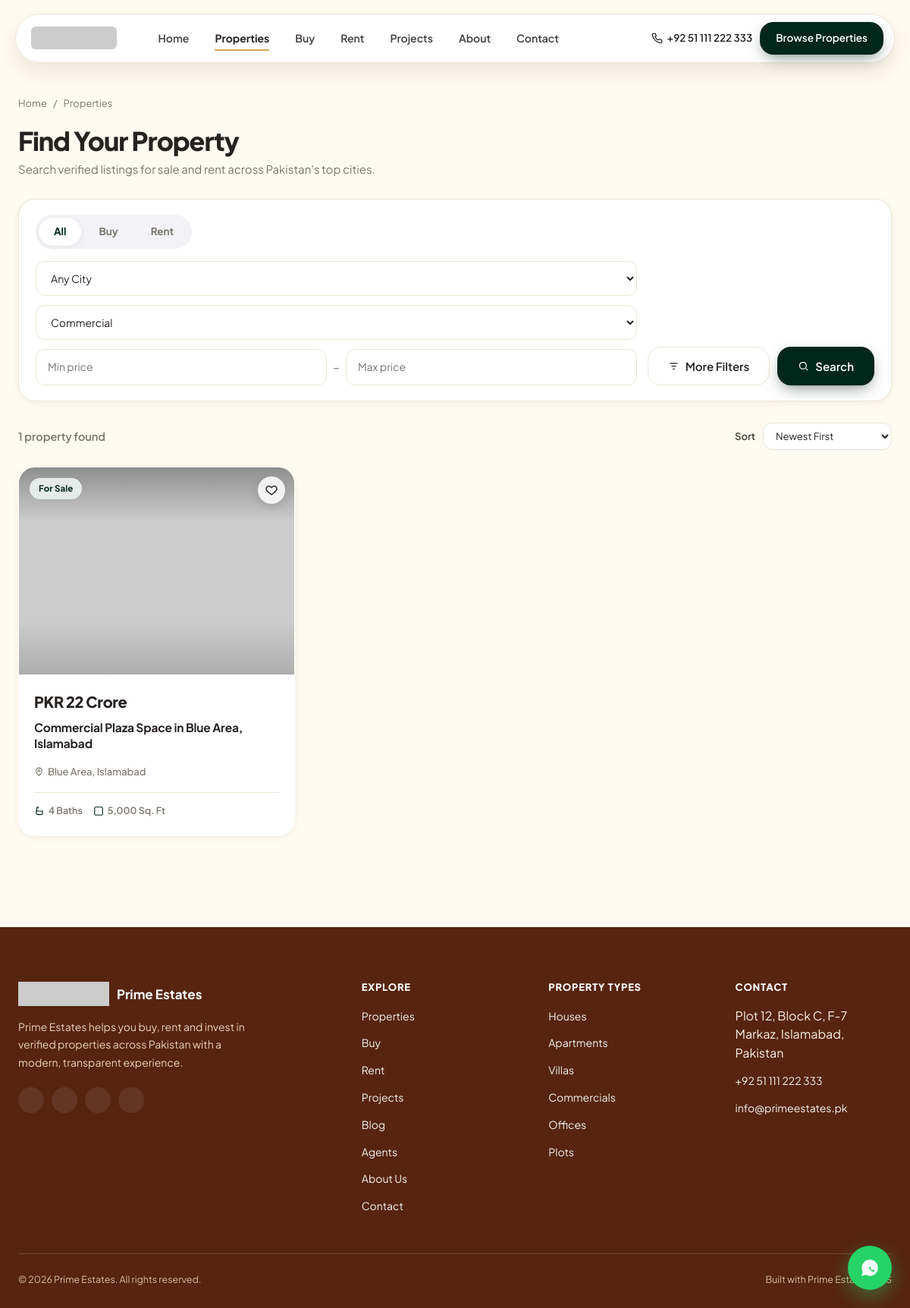
Page /properties?type=commercial on the committed database.
### tables this page shows
CREATE TABLE `menus` (
    `id` INT UNSIGNED AUTO_INCREMENT PRIMARY KEY,
    `location` ENUM('header','footer') NOT NULL DEFAULT 'header',
    `label` VARCHAR(100) NOT NULL,
    `url` VARCHAR(255) NOT NULL,
    `sort_order` INT NOT NULL DEFAULT 0,
    `target` VARCHAR(10) NOT NULL DEFAULT '_self',
    `parent_id` INT UNSIGNED NULL,
    `is_active` TINYINT(1) NOT NULL DEFAULT 1,
    KEY `idx_menus_location` (`location`,`is_active`,`sort_order`),
    CONSTRAINT `fk_menus_parent` FOREIGN KEY (`parent_id`) REFERENCES `menus`(`id`) ON DELETE CASCADE
);

CREATE TABLE `properties` (
    `id` INT UNSIGNED AUTO_INCREMENT PRIMARY KEY,
    `title` VARCHAR(200) NOT NULL,
    `slug` VARCHAR(220) NOT NULL,
    `property_type_id` INT UNSIGNED NULL,
    `purpose` ENUM('sale','rent') NOT NULL DEFAULT 'sale',
    `price` DECIMAL(15,2) NOT NULL DEFAULT 0,
    `price_label` VARCHAR(100) NULL,
    `currency` VARCHAR(10) NOT NULL DEFAULT 'PKR',
    `status` ENUM('available','sold','rented','under_offer') NOT NULL DEFAULT 'available',
    `is_featured` TINYINT(1) NOT NULL DEFAULT 0,
    `is_published` TINYINT(1) NOT NULL DEFAULT 1,
    `city_id` INT UNSIGNED NULL,
    `area_id` INT UNSIGNED NULL,
    `address` VARCHAR(255) NULL,
    `latitude` DECIMAL(10,7) NULL,
    `longitude` DECIMAL(10,7) NULL,
    `map_url` VARCHAR(500) NULL,
    `bedrooms` SMALLINT UNSIGNED NULL,
    `bathrooms` SMALLINT UNSIGNED NULL,
    `kitchens` SMALLINT UNSIGNED NULL,
    `parking_spaces` SMALLINT UNSIGNED NULL,
    `floors` SMALLINT UNSIGNED NULL,
    `area_size` DECIMAL(10,2) NULL,
    `area_unit` VARCHAR(20) NOT NULL DEFAULT 'Marla',
    `covered_area` DECIMAL(10,2) NULL,
    `lot_area` DECIMAL(10,2) NULL,
    `year_built` YEAR NULL,
    `furnished_status` ENUM('unfurnished','semi_furnished','furnished') NOT NULL DEFAULT 'unfurnished',
    `short_description` VARCHAR(500) NULL,
    `description` LONGTEXT NULL,
    `video_url` VARCHAR(255) NULL,
    `virtual_tour_url` VARCHAR(255) NULL,
    `agent_id` INT UNSIGNED NULL,
    `seo_title` VARCHAR(255) NULL,
    `seo_description` VARCHAR(500) NULL,
    `seo_keywords` VARCHAR(255) NULL,
    `views_count` INT UNSIGNED NOT NULL DEFAULT 0,
    `created_by` INT UNSIGNED NULL,
    `created_at` TIMESTAMP NOT NULL DEFAULT CURRENT_TIMESTAMP,
    `updated_at` TIMESTAMP NOT NULL DEFAULT CURRENT_TIMESTAMP ON UPDATE CURRENT_TIMESTAMP,
    UNIQUE KEY `uq_properties_slug` (`slug`),
    KEY `idx_properties_search` (`purpose`,`status`,`is_published`,`property_type_id`,`city_id`),
    KEY `idx_properties_price` (`price`),
    KEY `idx_properties_featured` (`is_featured`,`is_published`),
    FULLTEXT KEY `ft_properties_text` (`title`,`short_description`),
    CONSTRAINT `fk_properties_type` FOREIGN KEY (`property_type_id`) REFERENCES `property_types`(`id`) ON DELETE SET NULL,
    CONSTRAINT `fk_properties_city` FOREIGN KEY (`city_id`) REFERENCES `cities`(`id`) ON DELETE SET NULL,
    CONSTRAINT `fk_properties_area` FOREIGN KEY (`area_id`) REFERENCES `areas`(`id`) ON DELETE SET NULL,
    CONSTRAINT `fk_properties_agent` FOREIGN KEY (`agent_id`) REFERENCES `agents`(`id`) ON DELETE SET NULL,
    CONSTRAINT `fk_properties_creator` FOREIGN KEY (`created_by`) REFERENCES `users`(`id`) ON DELETE SET NULL
);

CREATE TABLE `areas` (
    `id` INT UNSIGNED AUTO_INCREMENT PRIMARY KEY,
    `city_id` INT UNSIGNED NOT NULL,
    `name` VARCHAR(120) NOT NULL,
    `slug` VARCHAR(140) NOT NULL,
    `is_active` TINYINT(1) NOT NULL DEFAULT 1,
    `sort_order` INT NOT NULL DEFAULT 0,
    UNIQUE KEY `uq_areas_city_slug` (`city_id`,`slug`),
    CONSTRAINT `fk_areas_city` FOREIGN KEY (`city_id`) REFERENCES `cities`(`id`) ON DELETE CASCADE
);

CREATE TABLE `cities` (
    `id` INT UNSIGNED AUTO_INCREMENT PRIMARY KEY,
    `name` VARCHAR(100) NOT NULL,
    `slug` VARCHAR(120) NOT NULL,
    `is_active` TINYINT(1) NOT NULL DEFAULT 1,
    `sort_order` INT NOT NULL DEFAULT 0,
    UNIQUE KEY `uq_cities_slug` (`slug`)
);

CREATE TABLE `property_types` (
    `id` INT UNSIGNED AUTO_INCREMENT PRIMARY KEY,
    `name` VARCHAR(100) NOT NULL,
    `slug` VARCHAR(120) NOT NULL,
    `icon` VARCHAR(100) NULL,
    `sort_order` INT NOT NULL DEFAULT 0,
    `is_active` TINYINT(1) NOT NULL DEFAULT 1,
    UNIQUE KEY `uq_property_types_slug` (`slug`)
);

### views/pages/properties.php (the view, shortened to what the rows shown need)
<?php
view('layouts/site-header', ['title' => $title, 'description' => $description, 'heroPage' => $heroPage]);
?>
<div class="container" style="padding-top:126px;padding-bottom:80px;">
    <div class="breadcrumb"><a href="/">Home</a> <span>/</span> <span>Properties</span></div>
    <div class="page-heading">
        <h1>Find Your Property</h1>
        <p>Search verified listings for sale and rent across Pakistan's top cities.</p>
    </div>
    <form id="filterForm" action="/properties" method="get" class="search-toolbar">
        <div class="purpose-toggle" data-purpose-toggle>
            <button type="button" data-val="">All</button>
            <button type="button" data-val="sale">Buy</button>
            <button type="button" data-val="rent">Rent</button>
        </div>
        <div class="search-toolbar-row">
            <div class="search-toolbar-fields">
                <select class="form-control" name="city">
                    <option value="">Any City</option>
                </select>
                <select class="form-control" name="type">
                    <?php foreach ($types as $t): ?><option value="<?= e($t['slug']) ?>" <?= $filters['type'] === $t['slug'] ? 'selected' : '' ?>><?= e($t['name']) ?></option><?php endforeach; ?>
                </select>
                <div class="price-range-field">
                    <input class="form-control" type="number" name="min_price" placeholder="Min price" value="<?= e($filters['min_price']) ?>">
                    <span>–</span>
                    <input class="form-control" type="number" name="max_price" placeholder="Max price" value="<?= e($filters['max_price']) ?>">
                </div>
            </div>
            <div class="search-toolbar-actions">
                <button type="button" class="btn btn-secondary" id="moreFiltersBtn" aria-expanded="false">
                    <svg width="15" height="15" viewBox="0 0 24 24" fill="none" stroke="currentColor" stroke-width="2"><path d="M4 6h16M7 12h10M10 18h4"/></svg>
                    More Filters
                </button>
                <button class="btn btn-primary" type="submit">
                    <svg width="15" height="15" viewBox="0 0 24 24" fill="none" stroke="currentColor" stroke-width="2"><circle cx="11" cy="11" r="7"/><path d="M21 21l-4-4"/></svg>
                    Search
                </button>
            </div>
        </div>
    </form>
    <div class="results-toolbar">
        <div id="resultsCountSlot"><?= (int) $pagination['total'] ?> propert<?= $pagination['total'] === 1 ? 'y' : 'ies' ?> found</div>
        <div class="sort-inline">
            <label class="form-label" for="sortSelect">Sort</label>
            <select class="form-control" id="sortSelect" name="sort" form="filterForm">
                <option value="newest" <?= $filters['sort'] === 'newest' ? 'selected' : '' ?>>Newest First</option>
            </select>
        </div>
    </div>
    <div id="resultsContainer">
        <?php view('pages/_properties-results', ['items' => $items, 'pagination' => $pagination, 'showCount' => false]); ?>
    </div>
</div>
<?php view('layouts/site-footer'); ?>

### core/Router.php (shortened to what the rows shown need)
<?php
final class Router
{
    private array $routes = [];
    public function get(string $pattern, callable $handler): void
    {
        $this->routes['GET'][] = [$pattern, $handler];
    }
    public function post(string $pattern, callable $handler): void
    {
        $this->routes['POST'][] = [$pattern, $handler];
    }
    public function dispatch(string $method, string $path): void
    {
        $path = '/' . trim(rawurldecode(parse_url($path, PHP_URL_PATH) ?: '/'), '/');
        foreach ($this->routes[$method] ?? [] as [$pattern, $handler]) {
            $params = $this->match($pattern, $path);
            if ($params !== null) {
                call_user_func($handler, $params);
                return;
            }
        }
    }
    private function match(string $pattern, string $path): ?array
    {
        $pattern = '/' . trim($pattern, '/');
        if ($pattern === '/') {
            return $path === '/' ? [] : null;
        }
        $paramNames = [];
        $regex = preg_replace_callback('/:([a-zA-Z_]+)/', function ($m) use (&$paramNames) {
            $paramNames[] = $m[1];
            return '([^/]+)';
        }, $pattern);
        if (!preg_match('#^' . $regex . '$#', $path, $matches)) {
            return null;
        }
        array_shift($matches);
        return array_combine($paramNames, array_map('rawurldecode', $matches));
    }
}

### views/layouts/site-header.php (shortened to what the rows shown need)
<?php
$siteName = Settings::get('site_name', 'Real Estate');
$logo = Settings::media('logo_media_id');
$phone = Settings::get('phone', '');
$heroPage = $heroPage ?? false;
$navItems = Menu::forLocation('header');
$currentPath = current_path();
?>
<!doctype html>
<html lang="en">
<head>
<link rel="stylesheet" href="<?= asset('css/base.css') ?>">
<link rel="stylesheet" href="<?= asset('css/components.css') ?>">
</head>
<body>
<header class="site-header <?= $heroPage ? '' : 'nav-solid' ?>">
    <nav class="pill-nav">
        <a class="pill-nav-logo" href="/">
            <?php if ($logo): ?><img src="<?= e($logo) ?>" alt="<?= e($siteName) ?>"><?php else: ?><span><?= e($siteName) ?></span><?php endif; ?>
        </a>
        <ul class="pill-nav-links">
            <?php foreach ($navItems as $item): ?>
                <li><a href="<?= e($item['url']) ?>" target="<?= e($item['target']) ?>" class="<?= $currentPath === $item['url'] ? 'active' : '' ?>"><?= e($item['label']) ?></a></li>
            <?php endforeach; ?>
        </ul>
        <div class="pill-nav-cta">
            <?php if ($phone): ?>
            <a class="nav-phone-link" href="<?= e(tel_link($phone)) ?>">
                <?= e($phone) ?>
            </a>
            <?php endif; ?>
            <a class="btn btn-primary" href="<?= e(Settings::get('hero_cta_url', '/properties')) ?>">Browse Properties</a>
        </div>
    </nav>
</header>

### views/pages/_properties-results.php (shortened to what the rows shown need)
<?php
$showCount = $showCount ?? true;
?>
<?php if ($items): ?>
    <div class="property-grid" style="margin-top:<?= $showCount ? '18px' : '0' ?>;">
        <?php foreach ($items as $property): view('partials/property-card', ['property' => $property]); endforeach; ?>
    </div>
<?php endif; ?>

### views/partials/property-card.php (shortened to what the rows shown need)
<?php
$p = $property;
$url = '/property/' . $p['slug'];
?>
<article class="property-card">
    <a href="<?= e($url) ?>" class="property-card-media">
        <img src="<?= e(media_url($p['primary_image'] ?? null)) ?>" alt="<?= e($p['title']) ?>" loading="lazy">
        <div class="property-card-badges">
            <span class="badge badge-<?= e($p['purpose']) ?>"><?= $p['purpose'] === 'sale' ? 'For Sale' : 'For Rent' ?></span>
        </div>
        <button class="fav-btn" data-property-id="<?= (int) $p['id'] ?>" aria-label="Save to favorites">
            <svg viewBox="0 0 24 24"><path d="M12 21s-7.5-4.6-10-9.1C.6 8.2 2.4 4.5 6 4c2.2-.3 4 .8 6 3 2-2.2 3.8-3.3 6-3 3.6.5 5.4 4.2 4 7.9C19.5 16.4 12 21 12 21z"/></svg>
        </button>
    </a>
    <div class="property-card-body">
        <div class="property-card-price"><?= format_money($p['price'], $p['currency'] ?? 'PKR') ?><?php if (!empty($p['price_label'])): ?> <span><?= e($p['price_label']) ?></span><?php endif; ?></div>
        <h3 class="property-card-title"><a href="<?= e($url) ?>"><?= e($p['title']) ?></a></h3>
        <div class="property-card-location">
            <svg viewBox="0 0 24 24" fill="none" stroke="currentColor" stroke-width="2"><path d="M12 21s7-6.5 7-12a7 7 0 10-14 0c0 5.5 7 12 7 12z"/><circle cx="12" cy="9" r="2.5"/></svg>
            <?= e(trim(($p['area_name'] ?? '') . (!empty($p['area_name']) && !empty($p['city_name']) ? ', ' : '') . ($p['city_name'] ?? ''))) ?: '&mdash;' ?>
        </div>
        <div class="property-card-specs">
            <?php if (!empty($p['bathrooms'])): ?><span><svg viewBox="0 0 24 24" fill="none" stroke="currentColor" stroke-width="2"><path d="M4 12h16M6 12V5a2 2 0 012-2h1v3"/><path d="M5 12v4a4 4 0 004 4h6a4 4 0 004-4v-4"/></svg> <?= (int) $p['bathrooms'] ?> Baths</span><?php endif; ?>
            <?php if (!empty($p['area_size'])): ?><span><svg viewBox="0 0 24 24" fill="none" stroke="currentColor" stroke-width="2"><rect x="3" y="3" width="18" height="18" rx="2"/></svg> <?= rtrim(rtrim(number_format((float) $p['area_size'], 1), '0'), '.') ?> <?= e($p['area_unit'] ?? '') ?></span><?php endif; ?>
        </div>
    </div>
</article>

### views/layouts/site-footer.php (shortened to what the rows shown need)
<?php
$siteName = Settings::get('site_name', 'Real Estate');
$logo = Settings::media('logo_media_id');
$phone = Settings::get('phone', '');
$whatsapp = Settings::get('whatsapp', '');
$email = Settings::get('email', '');
$address = Settings::get('address', '');
$footerDesc = Settings::get('footer_description', '');
$copyright = str_replace('{year}', date('Y'), Settings::get('footer_copyright', '© {year} ' . $siteName));
$footerLinks = Menu::forLocation('footer');
$types = PropertyType::active();
$socials = [
    'facebook_url' => 'facebook', 'instagram_url' => 'instagram', 'linkedin_url' => 'linkedin', 'youtube_url' => 'youtube', 'tiktok_url' => 'tiktok',
];
$socialIcons = [
    'facebook' => '<path d="M15 4h-2a4 4 0 00-4 4v2H7v3h2v7h3v-7h2.5l.5-3H12V8a1 1 0 011-1h2z"/>',
    'instagram' => '<rect x="3" y="3" width="18" height="18" rx="5"/><circle cx="12" cy="12" r="4"/><circle cx="17.5" cy="6.5" r="1"/>',
    'linkedin' => '<rect x="3" y="3" width="18" height="18" rx="2"/><path d="M8 11v5M8 8v.01M12 16v-3a2 2 0 014 0v3M12 16v-5"/>',
    'youtube' => '<rect x="2" y="5" width="20" height="14" rx="4"/><path d="M10 9l5 3-5 3z"/>',
    'tiktok' => '<path d="M9 12a4 4 0 104 4V4a5 5 0 005 5"/>',
];
?>
<footer class="site-footer">
    <div class="container">
        <div class="footer-grid">
            <div>
                <div class="footer-brand">
                    <?php if ($logo): ?><img src="<?= e($logo) ?>" alt=""><?php endif; ?>
                    <span><?= e($siteName) ?></span>
                </div>
                <p class="footer-desc"><?= e($footerDesc) ?></p>
                <div class="footer-social">
                    <?php foreach ($socials as $key => $slug): $url = Settings::get($key, ''); if (!$url) continue; ?>
                        <a href="<?= e($url) ?>" target="_blank" rel="noopener" aria-label="<?= e($slug) ?>">
                            <svg width="15" height="15" viewBox="0 0 24 24" fill="none" stroke="currentColor" stroke-width="1.8"><?= $socialIcons[$slug] ?></svg>
                        </a>
                    <?php endforeach; ?>
                </div>
            </div>
            <div class="footer-col">
                <h4>Explore</h4>
                <ul>
                    <?php foreach ($footerLinks as $link): ?>
                        <li><a href="<?= e($link['url']) ?>"><?= e($link['label']) ?></a></li>
                    <?php endforeach; ?>
                </ul>
            </div>
            <div class="footer-col">
                <h4>Property Types</h4>
                <ul>
                    <?php foreach (array_slice($types, 0, 6) as $t): ?>
                        <li><a href="/properties?type=<?= e($t['slug']) ?>"><?= e($t['name']) ?>s</a></li>
                    <?php endforeach; ?>
                </ul>
            </div>
            <div class="footer-col">
                <h4>Contact</h4>
                <ul>
                    <?php if ($address): ?><li><?= e($address) ?></li><?php endif; ?>
                    <?php if ($phone): ?><li><a href="<?= e(tel_link($phone)) ?>"><?= e($phone) ?></a></li><?php endif; ?>
                    <?php if ($email): ?><li><a href="mailto:<?= e($email) ?>"><?= e($email) ?></a></li><?php endif; ?>
                </ul>
            </div>
        </div>
        <div class="footer-bottom">
            <span><?= e($copyright) ?></span>
            <span>Built with Prime Estates CMS</span>
        </div>
    </div>
</footer>
<?php if ($whatsapp): ?>
<a class="whatsapp-float" href="<?= e(whatsapp_link($whatsapp, Settings::get('whatsapp_default_message', 'Hello, I am interested in your properties.'))) ?>" target="_blank" rel="noopener" aria-label="Chat on WhatsApp">
</a>
<?php endif; ?>
</body>
</html>

### rows in the picture
menus: label "Home"
menus: label "Properties"
menus: label "Buy"
menus: label "Rent"
menus: label "Projects"
menus: label "About"
menus: label "Contact"
properties: purpose "For Sale", format_money($p['price'], $p['currency'] ?? 'PKR') "PKR 22 Crore", title "Commercial Plaza Space in Blue Area, Islamabad", area.name "Blue Area, Islamabad", bathrooms "4", area_size "5,000", area_unit "Sq. Ft"
menus: label "Properties"
menus: label "Buy"
menus: label "Rent"
menus: label "Projects"
menus: label "Blog"
menus: label "Agents"
menus: label "About Us"
menus: label "Contact"
property_types: name "House"
property_types: name "Apartment"
property_types: name "Villa"
property_types: name "Commercial"
property_types: name "Office"
property_types: name "Plot"

### other values in the picture
form field type "Commercial"
